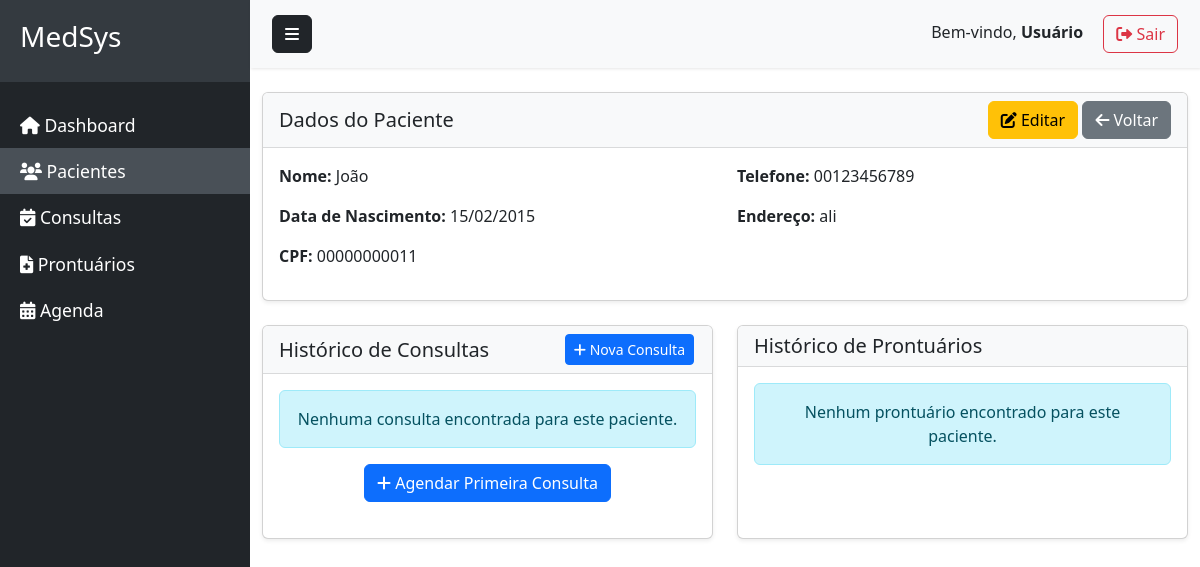
The page /pacientes/1/ on the database as committed earlier.
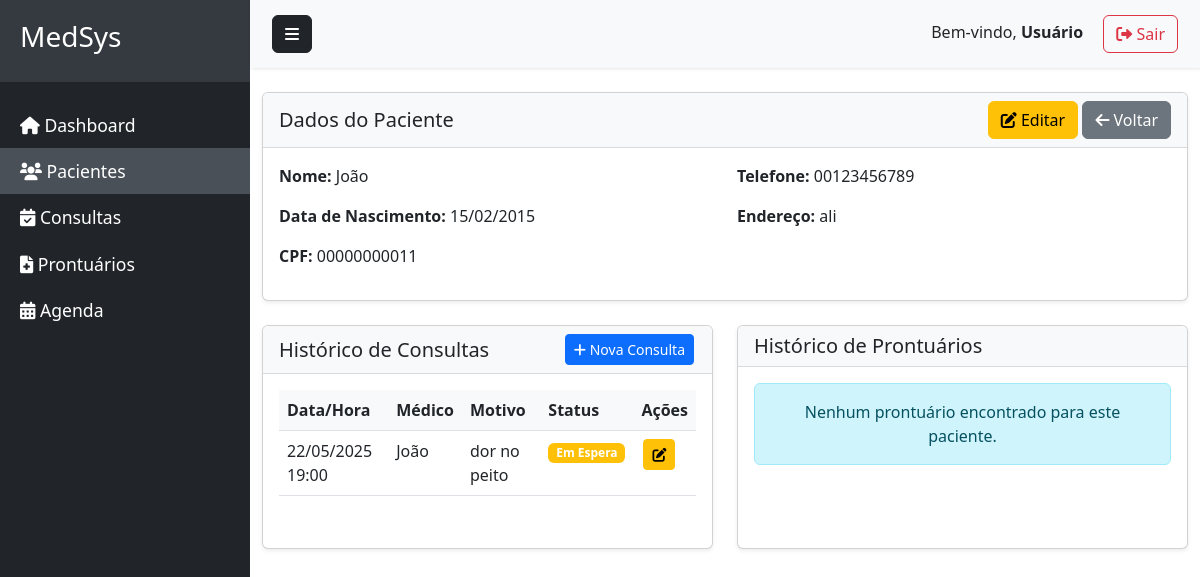
The same page on the database as committed later.
### clinica/models.py (models this page shows, shortened)
class Consulta(models.Model):
    STATUS_CHOICES = [
        ('PENDENTE', 'Pendente'),
        ('CONFIRMADA', 'Confirmada'),
        ('CANCELADA', 'Cancelada'),
        ('ESPERA', 'Em Espera'),
    ]
    paciente = models.ForeignKey(Paciente, on_delete=models.CASCADE)
    medico = models.ForeignKey(Medico, on_delete=models.SET_NULL, null=True)
    data = models.DateTimeField()
    motivo = models.TextField()
    concluida = models.BooleanField(default=False)
    status = models.CharField(max_length=10, choices=STATUS_CHOICES, default='PENDENTE')  # novo campo

class Medico(models.Model):
    nome = models.CharField(max_length=100)
    crm = models.CharField(max_length=20, unique=True)
    especialidade = models.ForeignKey(Especialidade, on_delete=models.SET_NULL, null=True)

### prontuario/views.py (the view)
# urls.py: path('pacientes/<int:paciente_id>/', views.visualizar_paciente, name='visualizar_paciente'),
def visualizar_paciente(request, paciente_id):
    paciente = get_object_or_404(Paciente, id=paciente_id)
    consultas = Consulta.objects.filter(
        paciente=paciente
    ).select_related('medico').order_by('-data')
    prontuarios = Prontuario.objects.filter(
        consulta__paciente=paciente
    ).select_related('consulta', 'consulta__medico').order_by('-consulta__data')
    return render(request, 'visualizar_paciente.html', {
        'paciente': paciente,
        'consultas': consultas,
        'prontuarios': prontuarios
    })

### templates/visualizar_paciente.html (shortened to what the changed rows need)
{% extends 'base.html' %}
{% block content %}
<div class="row mt-4">
    <div class="col-12">
        <div class="row mt-4">
            <div class="col-md-6">
                <div class="card h-100">
                    <div class="card-body">
                        {% if consultas %}
                            <div class="table-responsive">
                                <table class="table table-hover">
                                    <thead>
                                        <tr>
                                            <th>Data/Hora</th>
                                            <th>Médico</th>
                                            <th>Motivo</th>
                                            <th>Status</th>
                                            <th>Ações</th>
                                        </tr>
                                    </thead>
                                    <tbody>
                                        {% for consulta in consultas %}
                                        <tr>
                                            <td>{{ consulta.data|date:"d/m/Y H:i" }}</td>
                                            <td>{{ consulta.medico.nome }}</td>
                                            <td>{{ consulta.motivo|truncatechars:30 }}</td>
                                            <td>
                                                <span class="badge {% if consulta.status == 'CONFIRMADA' %}bg-success{% elif consulta.status == 'CANCELADA' %}bg-danger{% elif consulta.status == 'ESPERA' %}bg-warning{% else %}bg-info{% endif %}">
                                                    {{ consulta.get_status_display }}
                                                </span>
                                            </td>
                                            <td>
                                                <div class="btn-group">
                                                    <a href="#" class="btn btn-sm btn-warning">
                                                        <i class="fas fa-edit"></i>
                                                    </a>
                                                </div>
                                            </td>
                                        </tr>
                                        {% endfor %}
                                    </tbody>
                                </table>
                            </div>
                        {% else %}
                            <div class="alert alert-info">
                                <p class="text-center mb-0">Nenhuma consulta encontrada para este paciente.</p>
                            </div>
                            <div class="text-center mt-3">
                                <a href="#" class="btn btn-primary">
                                    <i class="fas fa-plus"></i> Agendar Primeira Consulta
                                </a>
                            </div>
                        {% endif %}
                    </div>
                </div>
            </div>
        </div>
    </div>
</div>
{% endblock %}

Rows that differ between the two databases and show on the page:
added Consulta: data "22/05/2025 19:00", medico.nome "João", motivo "dor no peito", status "Em Espera"
Other text that changed with them:
text no longer shown: "Nenhuma consulta encontrada para este paciente. Agendar Primeira Consulta"
text now shown: "Data/Hora Médico Motivo Status Ações"
